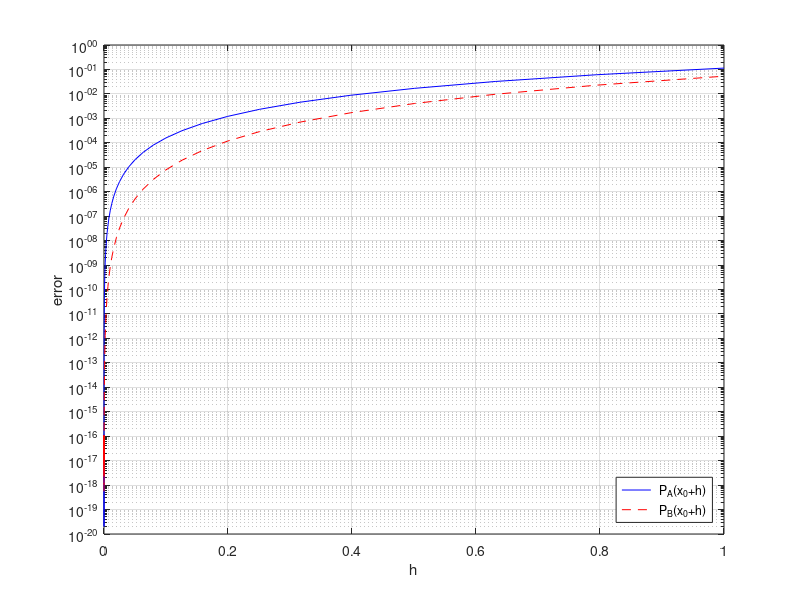
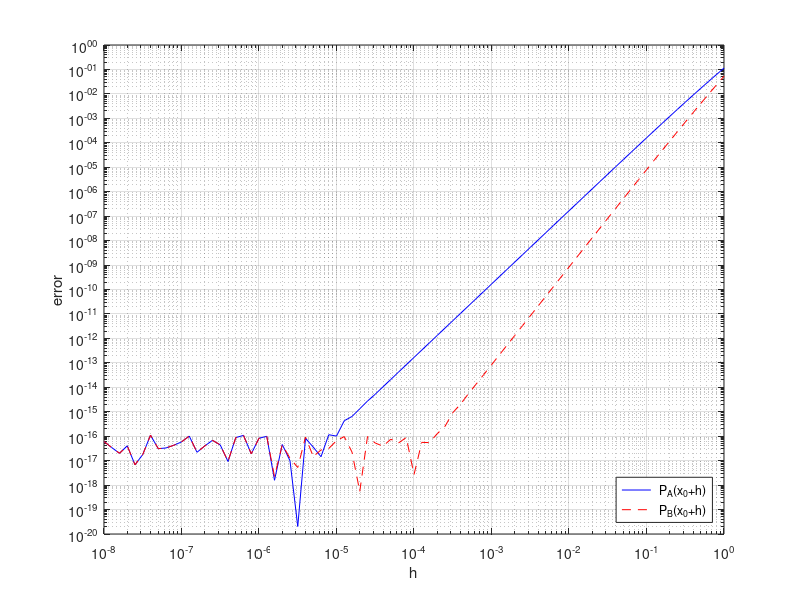
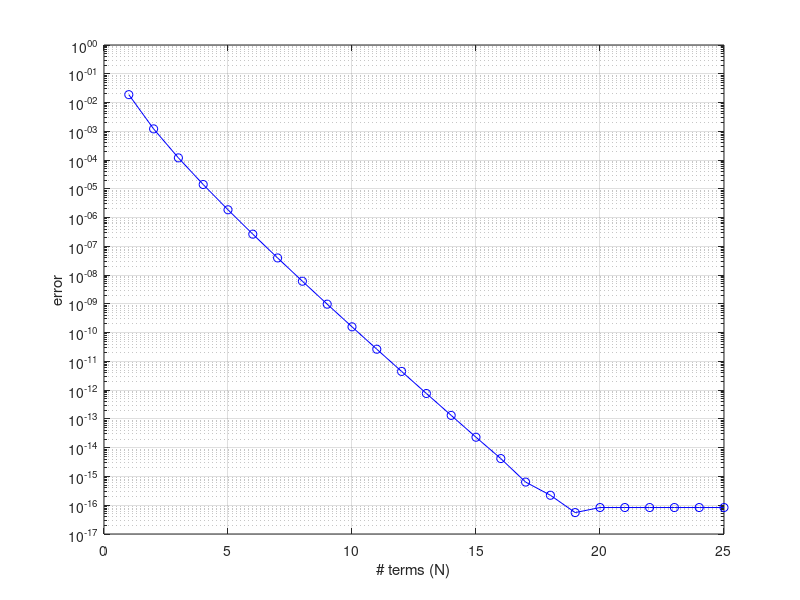

Here is the MATLAB script that generated these plots, in order:
% POWERLAW1: Investigate the error in the Taylor polynomial 
% for f(x) = x ln(x) using various log-scale plots.

f = @(x) x .* log(x);
T2 = @(x) (x-1) + (x-1).^2/2;
T3 = @(x) (x-1) + (x-1).^2/2 - (x-1).^3/6;

h = 10.^[-8:0.1:0];
x = 1+h;
fx = f(x);
t2x = T2(x);
t3x = T3(x);
t2x = h + h.^2/2;
t3x = t2x - h.^3/6;
err2 = abs(fx-t2x);
err3 = abs(fx-t3x);

semilogy(h, err2, 'b-', h, err3, 'r--')
xlabel('h'), ylabel('error')
grid on, shg
legend(' P_A(x_0+h)', ' P_B(x_0+h)', 'Location', 'SouthEast')
print -depsc 'powerlaw1a.eps'
pause

loglog(h, err2, 'b-', h, err3, 'r--')
set(gca, 'XMinorGrid', 'off')
set(gca, 'YMinorGrid', 'off')
xlabel('h'), ylabel('error')
grid on, shg
legend(' P_A(x_0+h)', ' P_B(x_0+h)', 'Location', 'SouthEast')
print -depsc 'powerlaw1b.eps'
pause

h0 = 0.2;
tnlist = zeros(25,1);
tnlist(1) = h0;
for n = 2 : length(tnlist), 
  tnlist(n) = tnlist(n-1) + (-h0)^n/n/(n-1);
end
errlist = abs(tnlist - f(1+h0));
semilogy(1:n, errlist, 'b-o')
set(gca, 'YLim', [1e-17, 1e0])
xlabel('# terms (N)')
ylabel('error')
grid on, shg
print -depsc 'powerlaw1c.eps'



